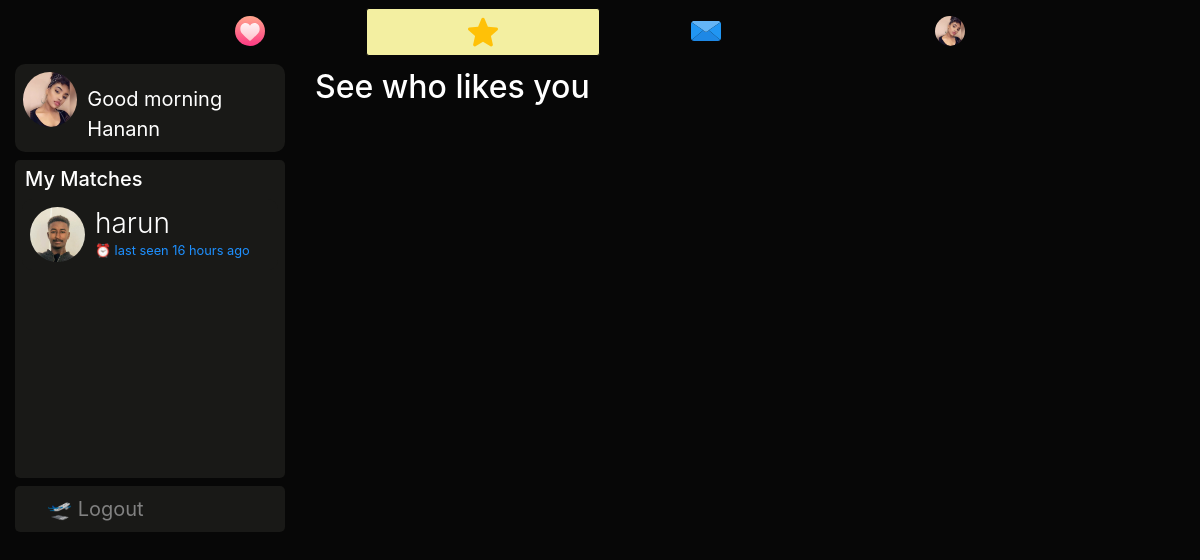
The app's page /discover (signed in) with its own data.
### dating/models.py (models this page shows, shortened)
class User(db.Model, UserMixin):
	id = db.Column(db.Integer, primary_key=True)
	username = db.Column(db.String(20), unique=True, nullable=False)
	email = db.Column(db.String(120), unique=True, nullable=True)
	dp = db.Column(db.String(20), nullable=False, default='default.jpg')
	dp2 = db.Column(db.String(20), nullable=False, default='flip.png')
	dp3 = db.Column(db.String(20), nullable=False, default='plane.png')
	password = db.Column(db.String(60), nullable=False)
	last_seen = db.Column(db.DateTime, default=datetime.utcnow)
	date_joined = db.Column(db.DateTime, nullable=False, default=datetime.utcnow)
	department = db.Column(db.String(20), nullable=False)
	student_number = db.Column(db.Integer(), unique=True, nullable=True)
	age = db.Column(db.DateTime, nullable=False)
	gender = db.Column(db.String(20), nullable=False)
	country = db.Column(db.String(20), default="Cyprus", nullable=True)
	bio = db.Column(db.String(120), nullable=True)
	private = db.Column(db.Boolean, default=False, nullable=False)
	snapchat = db.Column(db.String(20), default="snapchat", nullable=True)
	instagram = db.Column(db.String(20), default="instagram", nullable=True)
	followed = db.relationship(
		'User', secondary=followers,
		primaryjoin=(followers.c.follower_id == id),
		secondaryjoin=(followers.c.followed_id == id),
		backref=db.backref('followers', lazy='dynamic'), lazy='dynamic')
	messages_sent = db.relationship('Message',
									foreign_keys='Message.sender_id',
									backref='author', lazy='dynamic')
	messages_received = db.relationship('Message',
										foreign_keys='Message.recipient_id',
										backref='recipient', lazy='dynamic')
	last_message_read_time = db.Column(db.DateTime)
	def is_following(self, user):
		return self.followed.filter(followers.c.followed_id == user.id).count() > 0
	def new_messages(self):
		last_read_time = self.last_message_read_time or datetime(1900, 1, 1)
		return Message.query.filter_by(recipient=self).filter(
			Message.timestamp > last_read_time).count()

### dating/routes.py (the view)
@app.route('/discover')
@login_required
def discover():
	users = User.query.all()
	liked_people = set()
	for user in users:
		if user != current_user and not current_user.is_following(user) and user.is_following(current_user) and user.gender != current_user.gender:
			liked_people.add(user)
	hour = datetime.now().hour
	year = datetime.now().year
	greeting = "Good morning" if 5<=hour<12 else "Good afternoon" if hour<18 else "Good evening"
	return render_template('discover.html', users=users, liked_people=liked_people, greeting=greeting, year=year, title='See who likes you')

### dating/models.py (called while the page is built)
@login_manager.user_loader
def load_user(user_id):
	return User.query.get(int(user_id))

### dating/routes.py (called while the page is built)
@app.before_request
def before_request():
	if current_user.is_authenticated:
		current_user.last_seen = datetime.utcnow()
		db.session.commit()

### dating/templates/discover.html (shortened to what this page needs)
{% extends "layout.html" %}
{% block content %}
<div class="container-fluid">
  <div class="row">
    <div class="col-lg-3 d-none d-lg-block position-fixed">
      <a href="{{ url_for('user_posts',username=current_user.username) }}" style="text-decoration:none;">
      <header class="mb-2">
        <img src="{{ url_for('static', filename='profile_pics/' + current_user.dp) }}" alt="default profile" class="profile-thumbnail">
        <div class="profile-name">
          <span class="mt-2 pt-1" style="font-size:20px;color:#fff;">{{greeting}} {{current_user.username.title()}}</span>
        </div>
      </header>
    </a>
      <div style="background:#191917;padding:7px;cursor:pointer;border-radius:5px;overflow:auto;height:318px;">
        <h5 style="padding-left: 3px;">My Matches</h5>
        {% for user in users if user.is_following(current_user) and current_user.is_following(user) %}
        <a href="{{url_for('message', recipient=user.username)}}" style="text-decoration:none;">
        <header>
        <img src="{{ url_for('static', filename='profile_pics/' + user.dp) }}" alt="default profile" class="profile-thumbnail">
        <div class="profile-name">
          <h3>{{user.username}}</h3>
          <small>⏰ last seen {{ moment(user.last_seen).fromNow() }}</small>
        </div>
      </header>
    </a>
      {% endfor %}
      </div>
        <div class="mt-2" style="background:#191917;padding:8px 8px 8px 32px;font-size:20px;display:block;border-radius:5px;">
        <a href="{{ url_for('logout') }}" style="text-decoration:none;color:#818181;"> 🛫 Logout</a>
        </div>
      </div>
    <div class="col-lg-9 offset-lg-3">
       {% set likes = [] %}
     <h2 class="mt-1">
      See who likes you
     </h2>
</div>
</div>
{% endblock content %}

### dating/templates/layout.html (shortened to what this page needs)
<!doctype html>
<html lang="en">
  <head>
    <link rel="stylesheet" href="https://stackpath.bootstrapcdn.com/bootstrap/4.3.1/css/bootstrap.min.css">
    <link rel="stylesheet" type="text/css" href="{{ url_for('static', filename='main.css') }}">
  </head>
  <body>
<nav class="navbar navbar-expand-md navbar-dark sticky-top justify-content-center d-none d-lg-block">
   <ul class="nav">
    <li {% if '/home' == request.path %}  class="active" {% endif %}>
      <a href="{{url_for('home')}}"><img src="{{ url_for('static', filename='resources/' + 'swipe.svg') }}" style="width:30px;height:30px;"></a>
    </li>
    <li {% if '/discover' == request.path %}  class="active" {% endif %}>
      <a href="{{url_for('discover')}}"><img src="{{ url_for('static', filename='resources/' + 'like.svg') }}" style="width:30px;height:30px;"></a>
    </li>
    <li {% if '/messages' == request.path %}  class="active" {% endif %}>
      <a href="{{url_for('messages')}}">
        <img src="{{ url_for('static', filename='resources/' + 'message.svg') }}" style="width:30px;height:30px;">
      </a>
    </li>
    <li>
      <a href="{{url_for('user_posts', username=current_user.username)}}">
        {% if current_user.is_authenticated %}
          <img src="{{ url_for('static', filename='profile_pics/' + current_user.dp) }}" style="width:30px;height:30px;border-radius:50%">
        {% else %}
        <img src="https://www.flaticon.com/premium-icon/icons/svg/3133/3133799.svg" style="width:30px;height:30px;">
        {% endif %}
      </a>
    </li>
</ul>
</nav>
  {% block content %} {% endblock %}
  </body>
</html>

### dating/static/main.css (style rules this page uses)
body { background:#070707; color:#fff; }
nav { background:#070707; }
small { color: #1e90ff; }
h3 { font-weight: 300; }
header { display: flex; flex-direction: row; color:#fff; background:#191917; border-radius:10px; padding:8px; cursor:pointer; }
header .profile-thumbnail { width: 55px; height: 55px; border-radius: 50%; }
header .profile-name { display: flex; flex-direction:column; margin-left: 10px; }
header h3, header h4 { display: flex; margin: 0; }

### dating/templates/layout.html (style rules this page uses)
ul.nav { width:80%; margin:0 auto; padding:0; list-style:none; background-color:none; text-align:center; font-family: sans-serif; }
.nav li { display:inline-block; width:25%; margin:0; padding:0; }
.nav a { text-align:center; padding:8px 0 8px 0; margin:0; display:block; text-decoration:none; color: #fff; }
.active { background: #F3EFA1; border: 1px solid #070707; border-radius: 3px; }
ul.nav li:first-child a { border:none; }
ul.nav li:last-child a { border:none; }

### records on screen
User: dp (picture), username "Hanann"
User: dp (picture), username "harun", last_seen "16 hours ago"
